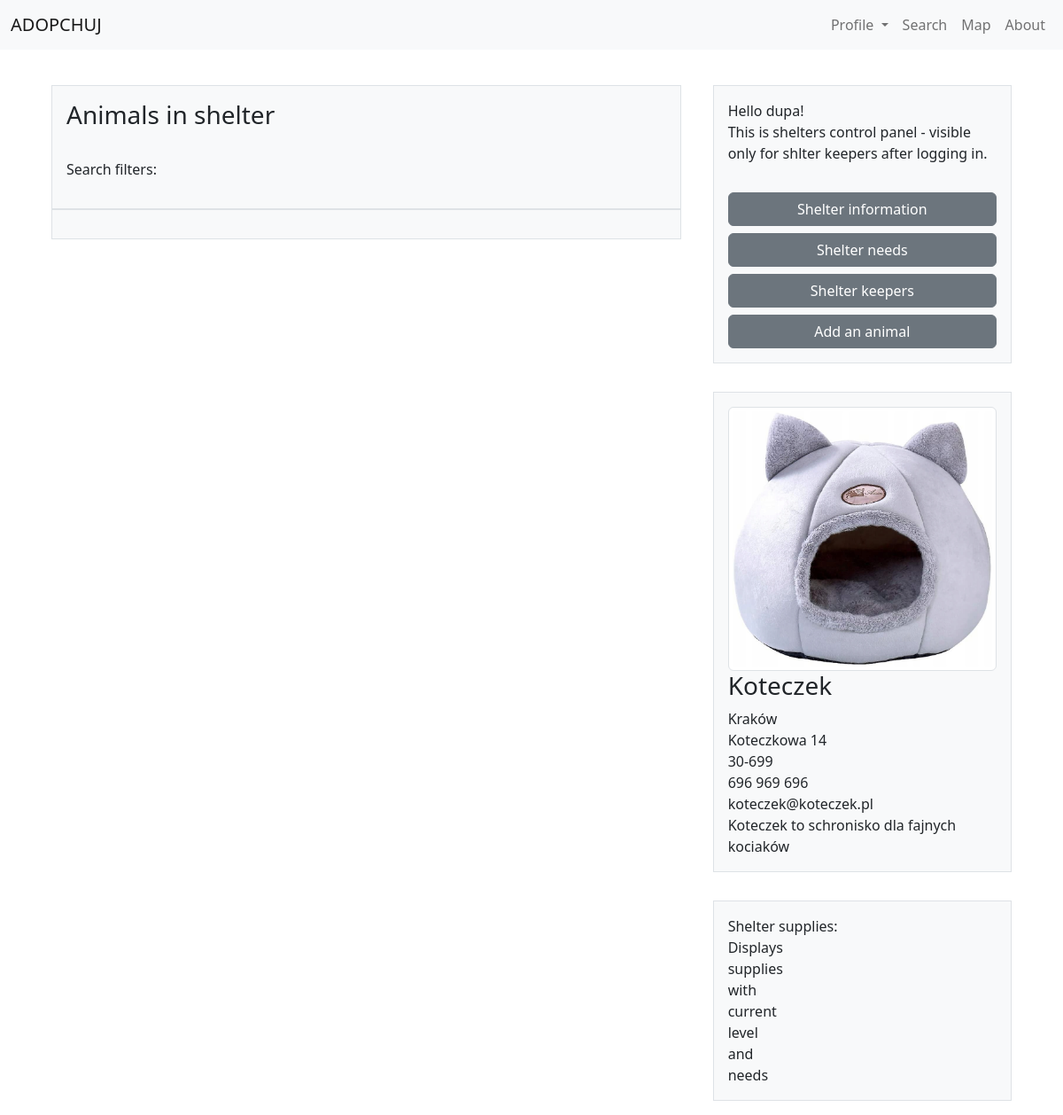
/shelter/5 (signed in), run on an earlier commit of the app's database.
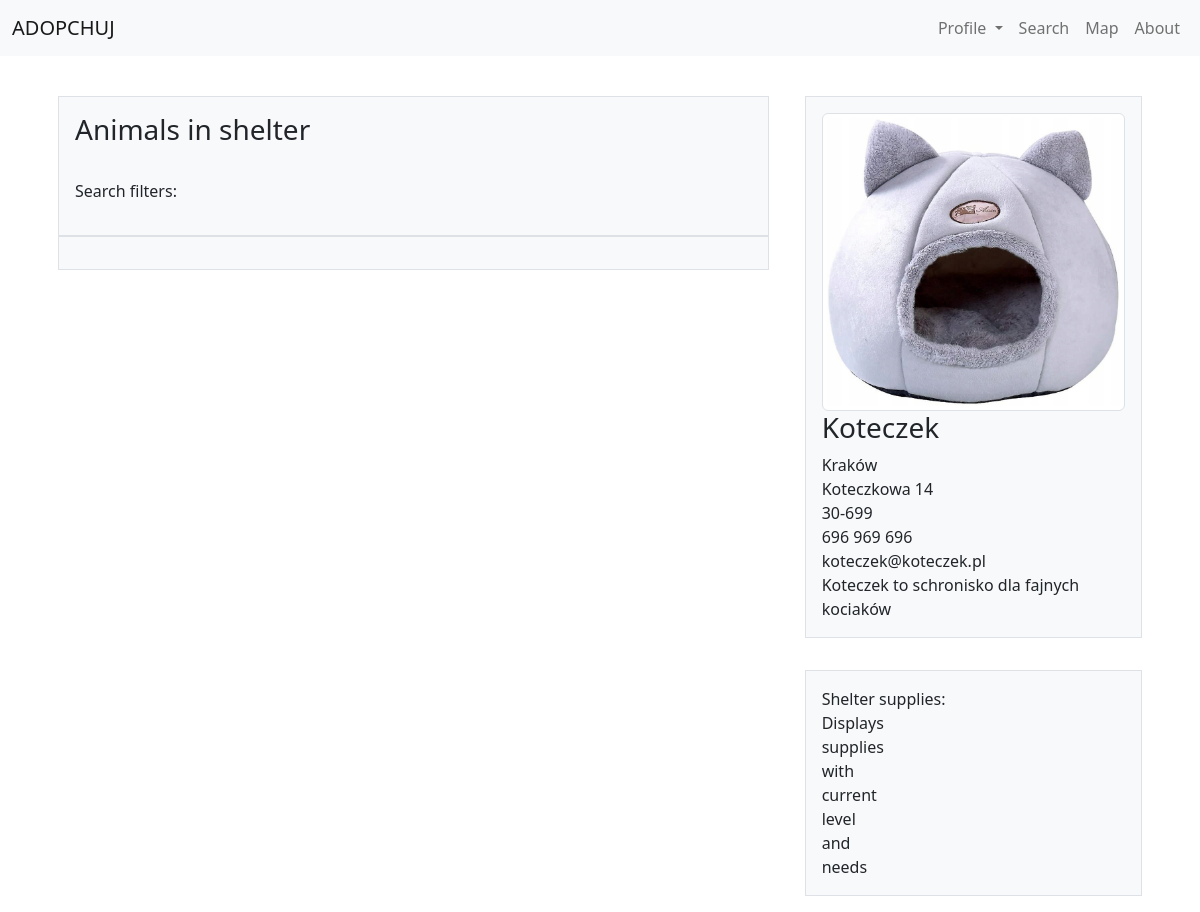
And on a later commit of the database.
### tables this page shows
CREATE TABLE keepers (
    username TEXT NOT NULL,
    shelter_id INTEGER NOT NULL,
    owner INTEGER DEFAULT "0" NOT NULL,
    FOREIGN KEY (username) REFERENCES users(username),
    FOREIGN KEY (shelter_id) REFERENCES shelters(id)
);

### app.py (the view)
@app.route("/shelter/<shelter_id>")
def shelter(shelter_id):
    errors = None
    shelter_info = get_shelter_info(shelter_id)
    if shelter_info == None:
        errors = "Shelter does not exist"
    if shelter_check() == int(shelter_id):
        keeper = session["user"]
    else:
        keeper = None
    animals = get_shelter_animals(shelter_id)
    return render_template("shelter.html", login = login_check(), errors=errors, keeper = keeper, shelter_info = shelter_info, animals = animals)

### helpers.py (called while the page is built)
def dict_factory(cursor, row):
    fields = [column[0] for column in cursor.description]
    return {key: value for key, value in zip(fields, row)}

def login_check():
    if "user" in session:
        return True
    else:
        return False

def shelter_check():
    con = sqlite3.connect("database.db")
    con.row_factory = dict_factory
    cur = con.cursor()
    try:
        cur.execute("SELECT * FROM keepers WHERE username = ?", (session['user'],))
        shelter_id = cur.fetchone()['shelter_id']
        con.close()
        return shelter_id
    except TypeError:
        con.close()
        return False
    except KeyError:
        con.close()
        return False

def get_shelter_info(shelter_id):
    con = sqlite3.connect("database.db")
    con.row_factory = dict_factory
    cur = con.cursor()
    cur.execute("SELECT * FROM shelters WHERE id = ?", (shelter_id,))
    shelter_info = cur.fetchone()
    con.close()
    return shelter_info

### templates/shelter.html (shortened to what this page needs)
{% extends "shelter_layout.html" %}
{% block shelter_head_title %}
    <h3>Animals in shelter</h3><br>
    <p>Search filters:</p>
{% endblock %}
{% block shelter_side %}
    {% if keeper != None %}
        {% include "side_panel_keepers.html" %}
    {% endif %}
    <div class="p-3">
        <div class="container border bg-light p-3">
            {% if shelter_info['image'] != None %}
                <img src="/{{ shelter_info['image'] }}" class="img-thumbnail" alt="{{ shelter_info['name'] }}">
            {% else %}
                <img src="/static/shelter_image.jpg" class="img-thumbnail" alt="{{ shelter_info['name'] }}">
            {% endif %}
            <h3>{{ shelter_info['name'] }}</h3>
            {{ shelter_info['loc_city'] }}<br>
            {{ shelter_info['loc_adress'] }}<br>
            {{ shelter_info['loc_postal'] }}<br>
            {{ shelter_info['con_phone'] }}<br>
            {{ shelter_info['con_email'] }}<br>
            {{ shelter_info['description'] }}<br>
        </div>
    </div>
    <div class="p-3">
        <div class="container border bg-light p-3">
            Shelter supplies:<br>
            Displays<br>
            supplies<br>
            with<br>
            current<br>
            level<br>
            and<br>
            needs<br>
        </div>
    </div>
{% endblock %}

### templates/side_panel_keepers.html
<div class="p-3">
    <div class="container border bg-light p-3">
        Hello {{ keeper }}!<br>
        This is shelters control panel - visible only for shlter keepers after logging in.
        <div class="d-grid gap-2">
            <br>
                <a type="button" class="btn btn-secondary" href="/shelterinformation">Shelter information</a>
                <a type="button" class="btn btn-secondary" href="/shelterneeds">Shelter needs</a>
                <a type="button" class="btn btn-secondary" href="/shelterkeepers">Shelter keepers</a>
                <a type="button" class="btn btn-secondary" href="/shelteranimal">Add an animal</a>
        </div>
    </div>
</div>

What changed in the data, as far as the page shows it:
removed keepers: username "dupa"
Also different on the page:
text no longer shown: "Hello ! This is shelters control panel - visible only for shlter keepers after logging in. Shelter information Shelter needs Shelter keepers Add an animal"
